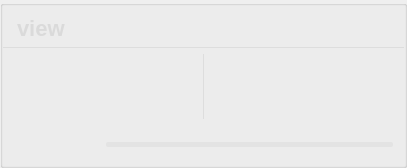
          <widget class="QGroupBox" name="groupBox_201">
           <property name="styleSheet">
            <string notr="true">#groupBox_201{
background-color: rgba(95, 95, 95, 200);
border: 0px solid #42adff;
border-left: 1px solid rgba(200, 200, 200,100);
border-right: 0px solid rgba(29, 83, 185, 255);
border-radius:0px;}</string>
           </property>
           <property name="title">
            <string/>
           </property>
           <layout class="QVBoxLayout" name="verticalLayout_4" stretch="0,1,0">
            <property name="leftMargin">
             <number>0</number>
            </property>
            <property name="topMargin">
             <number>0</number>
            </property>
            <property name="rightMargin">
             <number>0</number>
            </property>
            <property name="bottomMargin">
             <number>0</number>
            </property>
            <item>
             <widget class="QGroupBox" name="groupBox_3">
              <property name="minimumSize">
               <size>
                <width>0</width>
                <height>42</height>
               </size>
              </property>
              <property name="maximumSize">
               <size>
                <width>16777215</width>
                <height>42</height>
               </size>
              </property>
              <property name="styleSheet">
               <string notr="true">#groupBox_3{
border: 0px solid #42adff;
border-bottom: 1px solid rgba(200, 200, 200,100);
border-radius:0px;}</string>
              </property>
              <property name="title">
               <string/>
              </property>
              <layout class="QHBoxLayout" name="horizontalLayout_6">
               <property name="leftMargin">
                <number>11</number>
               </property>
               <property name="topMargin">
                <number>0</number>
               </property>
               <property name="rightMargin">
                <number>11</number>
               </property>
               <property name="bottomMargin">
                <number>0</number>
               </property>
               <item>
                <widget class="QLabel" name="label_6">
                 <property name="minimumSize">
                  <size>
                   <width>0</width>
                   <height>0</height>
                  </size>
                 </property>
                 <property name="maximumSize">
                  <size>
                   <width>16777215</width>
                   <height>40</height>
                  </size>
                 </property>
                 <property name="styleSheet">
                  <string notr="true">QLabel
{
	font-size: 22px;
	font-family: &quot;Microsoft YaHei&quot;;
	font-weight: bold;
 		border-radius:9px;
		background:rgba(66, 195, 255, 0);
color: rgb(218, 218, 218);
}
</string>
                 </property>
                 <property name="text">
                  <string>view</string>
                 </property>
                </widget>
               </item>
               <item>
                <spacer name="horizontalSpacer_14">
                 <property name="orientation">
                  <enum>Qt::Horizontal</enum>
                 </property>
                 <property name="sizeHint" stdset="0">
                  <size>
                   <width>40</width>
                   <height>20</height>
                  </size>
                 </property>
                </spacer>
               </item>
               <item>
                <widget class="QLabel" name="fps_label">
                 <property name="minimumSize">
                  <size>
                   <width>100</width>
                   <height>40</height>
                  </size>
                 </property>
                 <property name="maximumSize">
                  <size>
                   <width>100</width>
                   <height>40</height>
                  </size>
                 </property>
                 <property name="styleSheet">
                  <string notr="true">QLabel
{
	font-size: 20px;
	font-family: &quot;Microsoft YaHei&quot;;
	font-weight: bold;
 		border-radius:9px;
		background:rgba(66, 195, 255, 0);
color: rgb(218, 218, 218);
}
</string>
                 </property>
                 <property name="text">
                  <string/>
                 </property>
                 <property name="alignment">
                  <set>Qt::AlignCenter</set>
                 </property>
                </widget>
               </item>
              </layout>
             </widget>
            </item>
            <item>
             <widget class="QSplitter" name="splitter">
              <property name="enabled">
               <bool>true</bool>
              </property>
              <property name="styleSheet">
               <string notr="true">#splitter::handle{background: 1px solid  rgba(200, 200, 200,100);}</string>
              </property>
              <property name="frameShape">
               <enum>QFrame::NoFrame</enum>
              </property>
              <property name="lineWidth">
               <number>10</number>
              </property>
              <property name="orientation">
               <enum>Qt::Horizontal</enum>
              </property>
              <property name="handleWidth">
               <number>1</number>
              </property>
              <widget class="Label_click_Mouse" name="raw_video">
               <property name="enabled">
                <bool>true</bool>
               </property>
               <property name="sizePolicy">
                <sizepolicy hsizetype="Ignored" vsizetype="Ignored">
                 <horstretch>0</horstretch>
                 <verstretch>0</verstretch>
                </sizepolicy>
               </property>
               <property name="minimumSize">
                <size>
                 <width>200</width>
                 <height>0</height>
                </size>
               </property>
               <property name="font">
                <font>
                 <family>微软雅黑</family>
                 <pointsize>36</pointsize>
                </font>
               </property>
               <property name="cursor">
                <cursorShape>ArrowCursor</cursorShape>
               </property>
               <property name="styleSheet">
                <string notr="true">color: rgb(218, 218, 218);
</string>
               </property>
               <property name="text">
                <string/>
               </property>
               <property name="scaledContents">
                <bool>false</bool>
               </property>
               <property name="alignment">
                <set>Qt::AlignCenter</set>
               </property>
              </widget>
              <widget class="Label_click_Mouse" name="out_video">
               <property name="enabled">
                <bool>true</bool>
               </property>
               <property name="sizePolicy">
                <sizepolicy hsizetype="Ignored" vsizetype="Ignored">
                 <horstretch>0</horstretch>
                 <verstretch>0</verstretch>
                </sizepolicy>
               </property>
               <property name="minimumSize">
                <size>
                 <width>200</width>
                 <height>0</height>
                </size>
               </property>
               <property name="font">
                <font>
                 <family>微软雅黑</family>
                 <pointsize>36</pointsize>
                </font>
               </property>
               <property name="cursor">
                <cursorShape>ArrowCursor</cursorShape>
               </property>
               <property name="styleSheet">
                <string notr="true">color: rgb(218, 218, 218);
</string>
               </property>
               <property name="text">
                <string/>
               </property>
               <property name="scaledContents">
                <bool>false</bool>
               </property>
               <property name="alignment">
                <set>Qt::AlignCenter</set>
               </property>
              </widget>
             </widget>
            </item>
            <item>
             <layout class="QHBoxLayout" name="horizontalLayout_12">
              <property name="leftMargin">
               <number>11</number>
              </property>
              <property name="rightMargin">
               <number>11</number>
              </property>
              <item>
               <widget class="QPushButton" name="runButton">
                <property name="minimumSize">
                 <size>
                  <width>40</width>
                  <height>40</height>
                 </size>
                </property>
                <property name="styleSheet">
                 <string notr="true">QPushButton {
border-style: solid;
border-width: 0px;
border-radius: 0px;
background-color: rgba(223, 223, 223, 0);
}
QPushButton::focus{outline: none;}
QPushButton::hover {
border-style: solid;
border-width: 0px;
border-radius: 0px;
background-color: rgba(223, 223, 223, 150);}</string>
                </property>
                <property name="text">
                 <string/>
                </property>
                <property name="icon">
                 <iconset resource="../apprcc.qrc">
                  <normaloff>:/img/icon/运行.png</normaloff>
                  <normalon>:/img/icon/暂停.png</normalon>
                  <disabledoff>:/img/icon/运行.png</disabledoff>
                  <disabledon>:/img/icon/暂停.png</disabledon>
                  <activeoff>:/img/icon/运行.png</activeoff>
                  <activeon>:/img/icon/暂停.png</activeon>
                  <selectedoff>:/img/icon/运行.png</selectedoff>
                  <selectedon>:/img/icon/暂停.png</selectedon>:/img/icon/运行.png</iconset>
                </property>
                <property name="iconSize">
                 <size>
                  <width>30</width>
                  <height>30</height>
                 </size>
                </property>
                <property name="checkable">
                 <bool>true</bool>
                </property>
               </widget>
              </item>
              <item>
               <widget class="QPushButton" name="stopButton">
                <property name="minimumSize">
                 <size>
                  <width>40</width>
                  <height>40</height>
                 </size>
                </property>
                <property name="styleSheet">
                 <string notr="true">QPushButton {
border-style: solid;
border-width: 0px;
border-radius: 0px;
background-color: rgba(223, 223, 223, 0);
}
QPushButton::focus{outline: none;}
QPushButton::hover {
border-style: solid;
border-width: 0px;
border-radius: 0px;
background-color: rgba(223, 223, 223, 150);}</string>
                </property>
                <property name="text">
                 <string/>
                </property>
                <property name="icon">
                 <iconset resource="../apprcc.qrc">
                  <normaloff>:/img/icon/终止.png</normaloff>:/img/icon/终止.png</iconset>
                </property>
                <property name="iconSize">
                 <size>
                  <width>30</width>
                  <height>30</height>
                 </size>
                </property>
               </widget>
              </item>
              <item>
               <widget class="QProgressBar" name="progressBar">
                <property name="maximumSize">
                 <size>
                  <width>16777215</width>
                  <height>5</height>
                 </size>
                </property>
                <property name="styleSheet">
                 <string notr="true">QProgressBar{ color: rgb(255, 255, 255); font:12pt; border-radius:2px; text-align:center; border:none; background-color: rgba(215, 215, 215,100);} 
QProgressBar:chunk{ border-radius:0px; background: rgba(55, 55, 55, 200);}</string>
                </property>
                <property name="maximum">
                 <number>1000</number>
                </property>
                <property name="value">
                 <number>0</number>
                </property>
                <property name="textVisible">
                 <bool>false</bool>
                </property>
               </widget>
              </item>
             </layout>
            </item>
           </layout>
          </widget>
